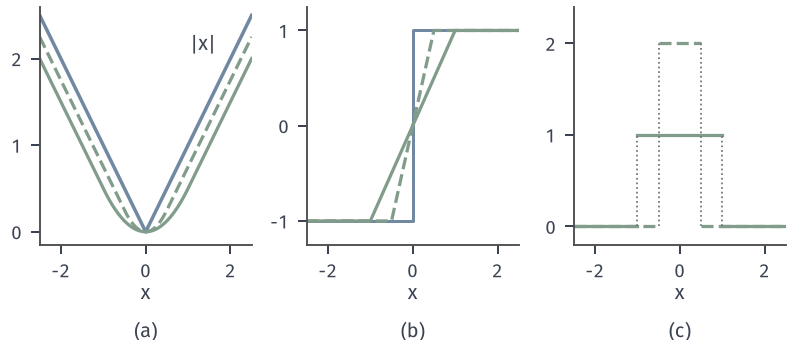

Here is the Python script that generated this plot:
from pathlib import Path
import sys
ROOT = next(p for p in Path(__file__).resolve().parents if (p/'build.sh').is_file() and (p/'tex/book.tex').is_file())
sys.path.insert(0, str(ROOT/'figures/00-shared/mathematical-preliminaries-upper/00-shared/comprehension-figures'))
from support import figure, save, BLUE, GREEN, YELLOW, RED, PURPLE, INK, MUTED, GRID, BLUE_FILL, GREEN_FILL, YELLOW_FILL, RED_FILL, PURPLE_FILL
import numpy as np
HERE = Path(__file__).resolve().parent
STROKE = '#4C4D4F'
def panel(fig, left, right, top, bottom, wspace=.25, hspace=.2):
    fig.set_layout_engine(None)
    fig.subplots_adjust(left=left, right=right, top=top, bottom=bottom, wspace=wspace, hspace=hspace)
def tag(fig, ax, s, y=None, d=.15):
    p = ax.get_position(); fig.text((p.x0+p.x1)/2, (p.y0-d) if y is None else y, s, ha='center', va='top')
def opt(ax, x=0, y=0, ms=4.8, z=7): ax.plot([x],[y],'o',ms=ms,color=RED,mew=0,zorder=z)
# Huber h_mu 与其一阶、二阶导数；mu=1,1/2。
h=lambda x,m:np.where(abs(x)<=m,x*x/(2*m),abs(x)-m/2)
d=lambda x,m:np.clip(x/m,-1,1)
fig,(A,B,C)=figure(width_mm=112,height_mm=48,ncols=3)
panel(fig,.05,.99,.98,.28,wspace=.26)
X=np.linspace(-2.5,2.5,1001)
A.plot(X,abs(X),color=BLUE,lw=1.4);A.plot(X,h(X,1.),color=GREEN,lw=1.3);A.plot(X,h(X,.5),color=GREEN,lw=1.3,ls='--')
A.set_xlim(-2.5,2.5);A.set_ylim(-.15,2.6);A.set_xticks([-2,0,2]);A.set_yticks([0,1,2]);A.set_xlabel('$x$',labelpad=1)
A.text(1.05,2.1,'$|x|$',color=INK)
B.plot([-2.5,0,0,2.5],[-1,-1,1,1],color=BLUE,lw=1.2);B.plot(X,d(X,1.),color=GREEN,lw=1.3);B.plot(X,d(X,.5),color=GREEN,lw=1.3,ls='--')
B.set_xlim(-2.5,2.5);B.set_ylim(-1.25,1.25);B.set_xticks([-2,0,2]);B.set_yticks([-1,0,1]);B.set_xlabel('$x$',labelpad=1)
C.plot([-2.5,-1],[0,0],color=GREEN,lw=1.3);C.plot([-1,1],[1,1],color=GREEN,lw=1.3);C.plot([1,2.5],[0,0],color=GREEN,lw=1.3)
C.plot([-2.5,-.5],[.0,.0],color=GREEN,lw=1.3,ls='--');C.plot([-.5,.5],[2,2],color=GREEN,lw=1.3,ls='--');C.plot([.5,2.5],[0,0],color=GREEN,lw=1.3,ls='--')
for x,y0,y1,cc in ((-1,0,1,GREEN),(1,0,1,GREEN),(-.5,0,2,GREEN),(.5,0,2,GREEN)):
    C.plot([x,x],[y0,y1],color=MUTED,lw=.7,ls=':')
C.set_xlim(-2.5,2.5);C.set_ylim(-.2,2.4);C.set_xticks([-2,0,2]);C.set_yticks([0,1,2]);C.set_xlabel('$x$',labelpad=1)
fig.canvas.draw()
for ax,s in zip((A,B,C),('(a)','(b)','(c)')):tag(fig,ax,s,y=.055)
save(fig,HERE,'figure',{'mu':[1,.5]})
